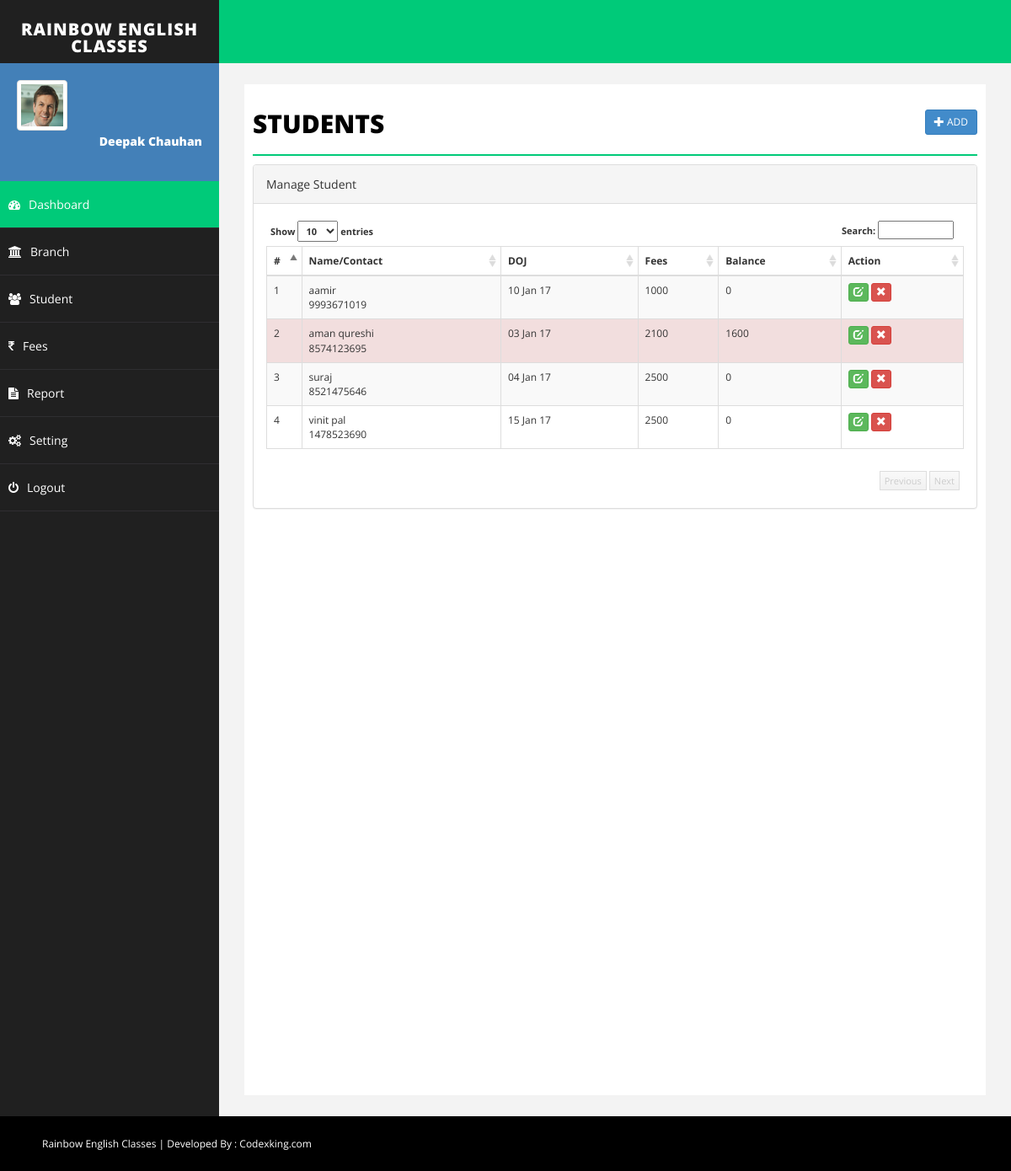
/student.php (signed in), run on the app's committed database.
### tables this page shows
CREATE TABLE IF NOT EXISTS `student` (
  `id` int(255) NOT NULL AUTO_INCREMENT,
  `emailid` varchar(255) NOT NULL,
  `sname` varchar(255) NOT NULL,
  `joindate` datetime NOT NULL,
  `about` text NOT NULL,
  `contact` varchar(255) NOT NULL,
  `fees` int(255) NOT NULL,
  `branch` varchar(255) NOT NULL,
  `balance` int(255) NOT NULL,
  `delete_status` enum('0','1') NOT NULL DEFAULT '0',
  PRIMARY KEY (`id`)
);

### student.php (the view, shortened to what this page needs)
<?php
include("php/dbconnect.php");
$id="";
$emailid='';
$sname='';
$joindate = '';
$remark='';
$contact='';
$balance = 0;
$fees='';
$about = '';
$branch='';
$action = "add";
?>
<!DOCTYPE html>
<html xmlns="http://www.w3.org/1999/xhtml">
<head>
    <link href="css/bootstrap.css" rel="stylesheet" />
    <link href="css/font-awesome.css" rel="stylesheet" />
    <link href="css/basic.css" rel="stylesheet" />
    <link href="css/custom.css" rel="stylesheet" />
	<link href="css/ui.css" rel="stylesheet" />
	<link href="css/datepicker.css" rel="stylesheet" />
</head>
<?php
include("php/header.php");
?>
        <div id="page-wrapper">
            <div id="page-inner">
                <div class="row">
                    <div class="col-md-12">
                        <h1 class="page-head-line">Students
						<?php
						echo (isset($_GET['action']) && @$_GET['action']=="add" || @$_GET['action']=="edit")?
						' <a href="student.php" class="btn btn-primary btn-sm pull-right">Back <i class="glyphicon glyphicon-arrow-right"></i></a>':'<a href="student.php?action=add" class="btn btn-primary btn-sm pull-right"><i class="glyphicon glyphicon-plus"></i> Add </a>';
						?>
						</h1>
                    </div>
                </div>
        <?php
		 if(isset($_GET['action']) && @$_GET['action']=="add" || @$_GET['action']=="edit")
		 {
		?>
			<script type="text/javascript" src="js/validation/jquery.validate.min.js"></script>
                <div class="row">
                    <div class="col-sm-10 col-sm-offset-1">
               <div class="panel panel-primary">
                        <div class="panel-heading">
                           <?php echo ($action=="add")? "Add Student": "Edit Student"; ?>
                        </div>
						<form action="student.php" method="post" id="signupForm1" class="form-horizontal">
                        <div class="panel-body">
						<fieldset class="scheduler-border" >
						 <legend  class="scheduler-border">Personal Information:</legend>
						<div class="form-group">
								<label class="col-sm-2 control-label" for="Old">Name* </label>
								<div class="col-sm-10">
									<input type="text" class="form-control" id="sname" name="sname" value="<?php echo $sname;?>"  />
								</div>
							</div>
						<div class="form-group">
								<label class="col-sm-2 control-label" for="Old">Contact* </label>
								<div class="col-sm-10">
									<input type="text" class="form-control" id="contact" name="contact" value="<?php echo $contact;?>" maxlength="10" />
								</div>
							</div>
						<div class="form-group">
								<label class="col-sm-2 control-label" for="Old">Branch* </label>
								<div class="col-sm-10">
									<select  class="form-control" id="branch" name="branch" >
									<option value="" >Select Branch</option>
                                    <?php
									$sql = "select * from branch where delete_status='0' order by branch.branch asc";
									$q = $conn->query($sql);
									while($r = $q->fetch_assoc())
									{
									echo '<option value="'.$r['id'].'"  '.(($branch==$r['id'])?'selected="selected"':'').'>'.$r['branch'].'</option>';
									}
									?>
									</select>
								</div>
						</div>
						<div class="form-group">
								<label class="col-sm-2 control-label" for="Old">DOJ* </label>
								<div class="col-sm-10">
									<input type="text" class="form-control" id="joindate" name="joindate" value="<?php echo  ($joindate!='')?date("Y-m-d", strtotime($joindate)):'';?>" style="background-color: #fff;" readonly />
								</div>
							</div>
						 </fieldset>
							<fieldset class="scheduler-border" >
						 <legend  class="scheduler-border">Fee Information:</legend>
						<div class="form-group">
								<label class="col-sm-2 control-label" for="Old">Total Fees* </label>
								<div class="col-sm-10">
									<input type="text" class="form-control" id="fees" name="fees" value="<?php echo $fees;?>" <?php echo ($action=="update")?"disabled":""; ?>  />
								</div>
						</div>
						<?php
						if($action=="add")
						{
						?>
						<div class="form-group">
								<label class="col-sm-2 control-label" for="Old">Advance Fee* </label>
								<div class="col-sm-10">
									<input type="text" class="form-control" id="advancefees" name="advancefees" readonly   />
								</div>
						</div>
						<?php
						}
						?>
						<div class="form-group">
								<label class="col-sm-2 control-label" for="Old">Balance </label>
								<div class="col-sm-10">
									<input type="text" class="form-control"  id="balance" name="balance" value="<?php echo $balance;?>" disabled />
								</div>
						</div>
							<?php
						if($action=="add")
						{
						?>
							<div class="form-group">
								<label class="col-sm-2 control-label" for="Password">Fee Remark </label>
								<div class="col-sm-10">
	                        <textarea class="form-control" id="remark" name="remark"><?php echo $remark;?></textarea >
								</div>
							</div>
						<?php
						}
						?>
							</fieldset>
							 <fieldset class="scheduler-border" >
						 <legend  class="scheduler-border">Optional Information:</legend>
							<div class="form-group">
								<label class="col-sm-2 control-label" for="Password">About Student </label>
								<div class="col-sm-10">
	                        <textarea class="form-control" id="about" name="about"><?php echo $about;?></textarea >
								</div>
							</div>
							<div class="form-group">
								<label class="col-sm-2 control-label" for="Old">Email Id </label>
								<div class="col-sm-10">
									<input type="text" class="form-control" id="emailid" name="emailid" value="<?php echo $emailid;?>"  />
								</div>
						    </div>
							</fieldset>
						<div class="form-group">
								<div class="col-sm-8 col-sm-offset-2">
								<input type="hidden" name="id" value="<?php echo $id;?>">
								<input type="hidden" name="action" value="<?php echo $action;?>">
									<button type="submit" name="save" class="btn btn-primary">Save </button>
								</div>
							</div>
                         </div>
							</form>
                        </div>
                            </div>
                </div>
		<script type="text/javascript">
		$( document ).ready( function () {
		$( "#joindate" ).datepicker({
dateFormat:"yy-mm-dd",
changeMonth: true,
changeYear: true,
yearRange: "1970:<?php echo date('Y');?>"
});
		if($("#signupForm1").length > 0)
         {
		 <?php if($action=='add')
		 {
		 ?>
			$( "#signupForm1" ).validate( {
				rules: {
					sname: "required",
					joindate: "required",
					emailid: "email",
					branch: "required",
					contact: {
						required: true,
						digits: true
					},
					fees: {
						required: true,
						digits: true
					},
					advancefees: {
						required: true,
						digits: true
					},
				},
			<?php
			}else
			{
			?>
			$( "#signupForm1" ).validate( {
				rules: {
					sname: "required",
					joindate: "required",
					emailid: "email",
					branch: "required",
					contact: {
						required: true,
						digits: true
					}
				},
			<?php
			}
			?>
				errorElement: "em",
				errorPlacement: function ( error, element ) {
					// Add the `help-block` class to the error element
					error.addClass( "help-block" );
					// Add `has-feedback` class to the parent div.form-group
					// in order to add icons to inputs
					element.parents( ".col-sm-10" ).addClass( "has-feedback" );
					if ( element.prop( "type" ) === "checkbox" ) {
						error.insertAfter( element.parent( "label" ) );
					} else {
						error.insertAfter( element );
					}
					// Add the span element, if doesn't exists, and apply the icon classes to it.
					if ( !element.next( "span" )[ 0 ] ) {
						$( "<span class='glyphicon glyphicon-remove form-control-feedback'></span>" ).insertAfter( element );
					}
				},
				success: function ( label, element ) {
					// Add the span element, if doesn't exists, and apply the icon classes to it.
					if ( !$( element ).next( "span" )[ 0 ] ) {
						$( "<span class='glyphicon glyphicon-ok form-control-feedback'></span>" ).insertAfter( $( element ) );
					}
				},
				highlight: function ( element, errorClass, validClass ) {
					$( element ).parents( ".col-sm-10" ).addClass( "has-error" ).removeClass( "has-success" );
					$( element ).next( "span" ).addClass( "glyphicon-remove" ).removeClass( "glyphicon-ok" );
				},
				unhighlight: function ( element, errorClass, validClass ) {
					$( element ).parents( ".col-sm-10" ).addClass( "has-success" ).removeClass( "has-error" );
					$( element ).next( "span" ).addClass( "glyphicon-ok" ).removeClass( "glyphicon-remove" );
				}
			} );
			}
		} );
		$("#fees").keyup( function(){
		$("#advancefees").val("");
		$("#balance").val(0);
		var fee = $.trim($(this).val());
		if( fee!='' && !isNaN(fee))
		{
		$("#advancefees").removeAttr("readonly");
		$("#balance").val(fee);
		$('#advancefees').rules("add", {
            max: parseInt(fee)
        });
		}
		else{
		$("#advancefees").attr("readonly","readonly");
		}
		});
		$("#advancefees").keyup( function(){
		var advancefees = parseInt($.trim($(this).val()));
		var totalfee = parseInt($("#fees").val());
		if( advancefees!='' && !isNaN(advancefees) && advancefees<=totalfee)
		{
		var balance = totalfee-advancefees;
		$("#balance").val(balance);
		}
		else{
		$("#balance").val(totalfee);
		}
		});
	</script>
		<?php
		}else{
		?>
		 <link href="css/datatable/datatable.css" rel="stylesheet" />
		<div class="panel panel-default">
                        <div class="panel-heading">
                            Manage Student
                        </div>
                        <div class="panel-body">
                            <div class="table-sorting table-responsive">
                                <table class="table table-striped table-bordered table-hover" id="tSortable22">
                                    <thead>
                                        <tr>
                                            <th>#</th>
                                            <th>Name/Contact</th>
                                            <th>DOJ</th>
                                            <th>Fees</th>
											<th>Balance</th>
											<th>Action</th>
                                        </tr>
                                    </thead>
                                    <tbody>
									<?php
									$sql = "select * from student where delete_status='0'";
									$q = $conn->query($sql);
									$i=1;
									while($r = $q->fetch_assoc())
									{
									echo '<tr '.(($r['balance']>0)?'class="danger"':'').'>
                                            <td>'.$i.'</td>
                                            <td>'.$r['sname'].'<br/>'.$r['contact'].'</td>
                                            <td>'.date("d M y", strtotime($r['joindate'])).'</td>
                                            <td>'.$r['fees'].'</td>
											<td>'.$r['balance'].'</td>
											<td>
											<a href="student.php?action=edit&id='.$r['id'].'" class="btn btn-success btn-xs"><span class="glyphicon glyphicon-edit"></span></a>
											<a onclick="return confirm(\'Are you sure you want to delete this record\');" href="student.php?action=delete&id='.$r['id'].'" class="btn btn-danger btn-xs"><span class="glyphicon glyphicon-remove"></span></a> </td>
                                        </tr>';
										$i++;
									}
									?>
                                    </tbody>
                                </table>
                            </div>
                        </div>
                    </div>
		<?php
		}
		?>
            </div>
        </div>
    </div>
    <div id="footer-sec">
       Rainbow English Classes | Developed By : <a href="http://www.codexking.com/" target="_blank">Codexking.com</a>
    </div>
</body>
</html>

### php/header.php (shortened to what this page needs)
<body>
    <div id="wrapper">
        <nav class="navbar navbar-default navbar-cls-top " role="navigation" style="margin-bottom: 0">
            <div class="navbar-header">
                <a class="navbar-brand" href="index.php">Rainbow English Classes</a>
            </div>
        </nav>
        <nav class="navbar-default navbar-side" role="navigation">
            <div class="sidebar-collapse">
                <ul class="nav" id="main-menu">
                    <li>
                        <div class="user-img-div">
                            <img src="img/user.png" class="img-thumbnail" />
                            <div class="inner-text">
                                <?php echo $_SESSION['rainbow_name'];?>
                            <br />
                            </div>
                        </div>
                    </li>
                    <li>
                        <a class="active-menu" href="index.php"><i class="fa fa-dashboard "></i>Dashboard</a>
                    </li>
					 <li>
                        <a href="branch.php"><i class="fa fa-university "></i>Branch</a>
                    </li>
					 <li>
                        <a href="student.php"><i class="fa fa-users "></i>Student</a>
                    </li>
					<li>
                        <a href="fees.php"><i class="fa fa-inr "></i>Fees</a>
                    </li>
					 <li>
                        <a href="report.php"><i class="fa fa-file-text "></i>Report </a>
                    </li>
					<li>
                        <a href="setting.php"><i class="fa fa-cogs "></i>Setting</a>
                    </li>
					 <li>
                        <a href="logout.php"><i class="fa fa-power-off "></i>Logout</a>
                    </li>
                </ul>
            </div>
        </nav>

### css/basic.css (style rules this page uses)
body { font-family: 'Open Sans', sans-serif; line-height:25px; }
#wrapper { width: 100%; background: #202020; }
#page-wrapper { padding: 15px 15px; min-height: 600px; background: #F3F3F3; }
#page-inner { width: 100%; margin: 10px 20px 10px 0px; background-color: #fff!important; padding: 10px; min-height: 1200px; }
.page-head-line { font-size: 30px; text-transform: uppercase; color: #000; font-weight: 800; padding-bottom: 20px; border-bottom: 2px solid #00CA79; margin-bottom: 10px; }
.navbar-cls-top .navbar-brand { color: #fff; background: #202020; width: 260px; text-align: center; height: 75px; font-size: 20px; letter-spacing: 1px; font-weight: 900; padding-top: 25px; text-transform:uppercase; }
.user-img-div { min-height: 140px; padding: 20px; background-color: #4380B8; }
.user-img-div img { max-height: 60px; }
.user-img-div .inner-text { text-align: right; position: relative; color: #fff; font-weight: 800; line-height: 25px; }
.active-menu { background-color: #00CA79!important; }
.sidebar-collapse, .sidebar-collapse .nav { background: none; }
.sidebar-collapse .nav { padding: 0; }
.sidebar-collapse .nav > li > a { color: #fff; background: #202020; text-shadow: none; padding: 15px 40px; border-bottom: 1px solid #2F2E31; }
.sidebar-collapse > .nav > li > a { padding: 15px 10px; }
.navbar-side { border: none; background-color: #202020; }
.navbar-cls-top { background: #00CA79; border-bottom: none; }
.navbar-default { border: 0px solid black; }
.navbar-header { background: #000000; }
.nav > li > a > i { margin-right: 10px; }
#footer-sec { background-color:#000; padding:20px 50px; color:#fff; font-size:12px; }
#footer-sec a { color:#fff; }
@media (min-width:768px) { #page-wrapper { margin: 0 0 0 260px; padding: 15px 30px; min-height: 1200px; } }
@media (min-width:768px) { .navbar-side { z-index: 1; position: absolute; width: 260px; } }
@media (min-width:768px) { .navbar { border-radius: 0px; } }

### css/datatable/datatable.css (style rules this page uses)
.dataTable { float: left; }
.table-sorting { padding: 0px; position: relative; font-size: 12px; background-color: #FFF; }
.table-sorting .table { border-top: 1px solid #DDD; border-bottom: 1px solid #DDD; }
.table-sorting .sorting_asc { background: url('../../img/datatable/sort_asc.png') no-repeat center right; cursor: pointer; }
.table-sorting .sorting { background: url('../../img/datatable/sort_both.png') no-repeat center right; cursor: pointer; }

### data on the page
student: sname "aamir", contact "9993671019", joindate "10 Jan 17", fees "1000", balance "0"
student: sname "aman qureshi", contact "8574123695", joindate "03 Jan 17", fees "2100", balance "1600"
student: sname "suraj", contact "8521475646", joindate "04 Jan 17", fees "2500", balance "0"
student: sname "vinit pal", contact "1478523690", joindate "15 Jan 17", fees "2500", balance "0"

### other printed values
$_SESSION['rainbow_name'] "Deepak Chauhan"
